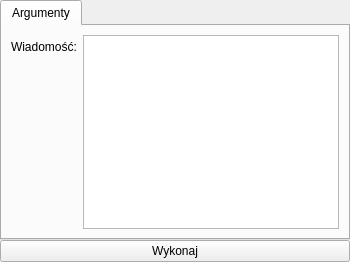
       <widget class="QWidget" name="setDisplayMessagePage">
        <layout class="QGridLayout" name="gridLayout_72">
         <property name="margin">
          <number>0</number>
         </property>
         <property name="spacing">
          <number>0</number>
         </property>
         <item row="0" column="0">
          <widget class="QTabWidget" name="tabWidget_25">
           <property name="currentIndex">
            <number>0</number>
           </property>
           <widget class="QWidget" name="tab_49">
            <attribute name="title">
             <string>Argumenty</string>
            </attribute>
            <layout class="QFormLayout" name="formLayout_12">
             <item row="0" column="0">
              <widget class="QLabel" name="label_78">
               <property name="text">
                <string>Wiadomość:</string>
               </property>
              </widget>
             </item>
             <item row="0" column="1">
              <widget class="QTextEdit" name="displayMessage">
               <property name="font">
                <font>
                 <family>Monospace</family>
                 <pointsize>14</pointsize>
                </font>
               </property>
              </widget>
             </item>
            </layout>
           </widget>
          </widget>
         </item>
         <item row="1" column="0">
          <widget class="QPushButton" name="setDisplayMessageButton">
           <property name="text">
            <string>Wykonaj</string>
           </property>
          </widget>
         </item>
        </layout>
       </widget>
